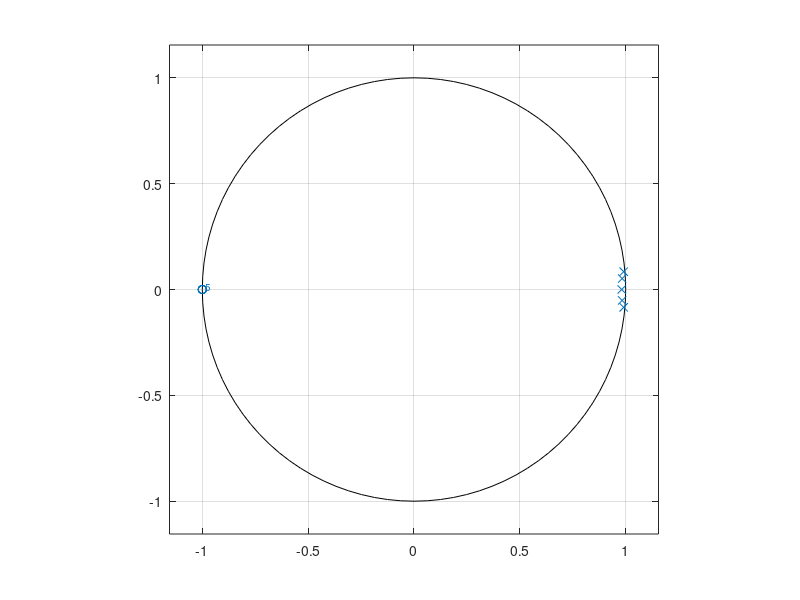

Source code (MATLAB): (Note: this script raises an error after producing the figure.)
% Problem 4:
fs3 = 720;
Wp3 = 10/(fs3/2);
Ws3 = 20/(fs3/2);
fs = 720;
Wp = 10/(fs/2);
Ws = 20/(fs/2);

[n,Wn] = buttord(Wp,Ws,2,40);
% n,Wn*(fs/2)

% Transfer function 
[b,a] = butter(n,Wn,"low");
% b,a

% Order and cutoff freq 
[n4,Wn4] = cheb1ord(Wp3,Ws3,-2,40);
% n,Wn*(fs/2)

% Transfer function 
[b3,a3] = cheby1(n4,2,Wn4,"low");
% b,a

% Pole-Zero plot
[z,p,k] = cheby1(n4,2,Wn4,"low");
figure;
zplane(z,p)

% Bode plot
% Bode plot 
H3 = tf(b3,a3,1/fs3);
f3 = linspace(0,50,100);
[mag3,phase3] = bode(H3,2*pi*f3);
figure;
plot(f3,db(squeeze(mag3)))
xlabel("Frequency[Hz]")
ylabel("Maginitude[dB]")
title("Bode plot")


% Impulse response
figure;
impz(b3,a3,300,300)
hold on
impz(b,a,300,300)
hold off
legend('Chebyshev','Butterworth')

% Step response
figure;
stepz(b3,a3,300,300)
hold on
stepz(b,a,300,300)
hold off
legend('Chebyshev','Butterworth')
